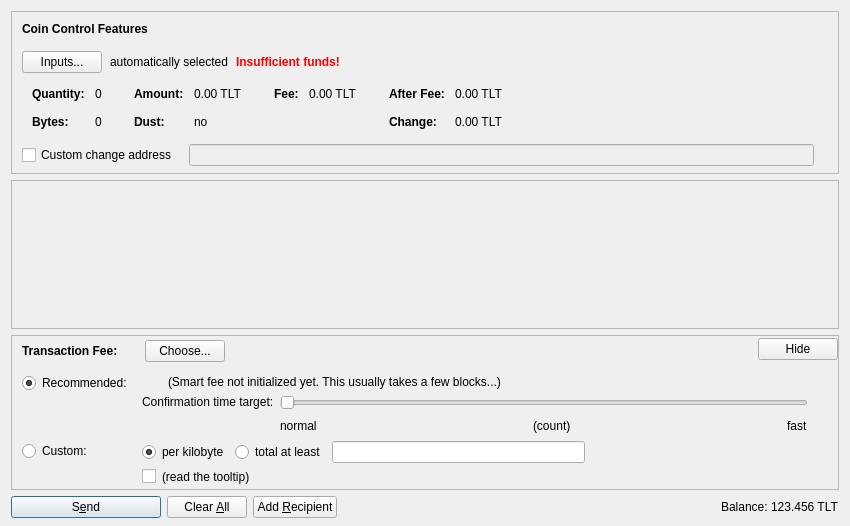
<?xml version="1.0" encoding="UTF-8"?>
<ui version="4.0">
 <class>SendCoinsDialog</class>
 <widget class="QDialog" name="SendCoinsDialog">
  <property name="geometry">
   <rect>
    <x>0</x>
    <y>0</y>
    <width>850</width>
    <height>526</height>
   </rect>
  </property>
  <property name="windowTitle">
   <string>Send Coins</string>
  </property>
  <layout class="QVBoxLayout" name="verticalLayout" stretch="0,1,0,0">
   <property name="bottomMargin">
    <number>8</number>
   </property>
   <item>
    <widget class="QFrame" name="frameCoinControl">
     <property name="sizePolicy">
      <sizepolicy hsizetype="Expanding" vsizetype="Expanding">
       <horstretch>0</horstretch>
       <verstretch>0</verstretch>
      </sizepolicy>
     </property>
     <property name="maximumSize">
      <size>
       <width>16777215</width>
       <height>16777215</height>
      </size>
     </property>
     <property name="frameShape">
      <enum>QFrame::StyledPanel</enum>
     </property>
     <property name="frameShadow">
      <enum>QFrame::Sunken</enum>
     </property>
     <layout class="QVBoxLayout" name="verticalLayoutCoinControl2">
      <property name="spacing">
       <number>0</number>
      </property>
      <property name="leftMargin">
       <number>0</number>
      </property>
      <property name="topMargin">
       <number>0</number>
      </property>
      <property name="rightMargin">
       <number>0</number>
      </property>
      <property name="bottomMargin">
       <number>6</number>
      </property>
      <item>
       <layout class="QVBoxLayout" name="verticalLayoutCoinControl" stretch="0,0,0,0,1">
        <property name="spacing">
         <number>0</number>
        </property>
        <property name="leftMargin">
         <number>10</number>
        </property>
        <property name="topMargin">
         <number>10</number>
        </property>
        <item>
         <layout class="QHBoxLayout" name="horizontalLayoutCoinControl1">
          <property name="bottomMargin">
           <number>15</number>
          </property>
          <item>
           <widget class="QLabel" name="labelCoinControlFeatures">
            <property name="sizePolicy">
             <sizepolicy hsizetype="Preferred" vsizetype="Maximum">
              <horstretch>0</horstretch>
              <verstretch>0</verstretch>
             </sizepolicy>
            </property>
            <property name="font">
             <font>
              <weight>75</weight>
              <bold>true</bold>
             </font>
            </property>
            <property name="styleSheet">
             <string notr="true">font-weight:bold;</string>
            </property>
            <property name="text">
             <string>Coin Control Features</string>
            </property>
           </widget>
          </item>
         </layout>
        </item>
        <item>
         <layout class="QHBoxLayout" name="horizontalLayoutCoinControl2" stretch="0,0,0,0">
          <property name="spacing">
           <number>8</number>
          </property>
          <property name="bottomMargin">
           <number>10</number>
          </property>
          <item>
           <widget class="QPushButton" name="pushButtonCoinControl">
            <property name="styleSheet">
             <string notr="true"/>
            </property>
            <property name="text">
             <string>Inputs...</string>
            </property>
            <property name="autoDefault">
             <bool>false</bool>
            </property>
           </widget>
          </item>
          <item>
           <widget class="QLabel" name="labelCoinControlAutomaticallySelected">
            <property name="text">
             <string>automatically selected</string>
            </property>
            <property name="margin">
             <number>5</number>
            </property>
           </widget>
          </item>
          <item>
           <widget class="QLabel" name="labelCoinControlInsuffFunds">
            <property name="font">
             <font>
              <weight>75</weight>
              <bold>true</bold>
             </font>
            </property>
            <property name="styleSheet">
             <string notr="true">color:red;font-weight:bold;</string>
            </property>
            <property name="text">
             <string>Insufficient funds!</string>
            </property>
            <property name="margin">
             <number>5</number>
            </property>
           </widget>
          </item>
          <item>
           <spacer name="horizontalSpacerCoinControl">
            <property name="orientation">
             <enum>Qt::Horizontal</enum>
            </property>
            <property name="sizeHint" stdset="0">
             <size>
              <width>40</width>
              <height>1</height>
             </size>
            </property>
           </spacer>
          </item>
         </layout>
        </item>
        <item>
         <widget class="QWidget" name="widgetCoinControl" native="true">
          <property name="sizePolicy">
           <sizepolicy hsizetype="Preferred" vsizetype="Preferred">
            <horstretch>0</horstretch>
            <verstretch>0</verstretch>
           </sizepolicy>
          </property>
          <property name="minimumSize">
           <size>
            <width>0</width>
            <height>0</height>
           </size>
          </property>
          <property name="styleSheet">
           <string notr="true"/>
          </property>
          <layout class="QHBoxLayout" name="horizontalLayoutCoinControl5">
           <property name="leftMargin">
            <number>0</number>
           </property>
           <property name="topMargin">
            <number>0</number>
           </property>
           <property name="rightMargin">
            <number>0</number>
           </property>
           <property name="bottomMargin">
            <number>0</number>
           </property>
           <item>
            <layout class="QHBoxLayout" name="horizontalLayoutCoinControl3" stretch="0,0,0,1">
             <property name="spacing">
              <number>20</number>
             </property>
             <property name="topMargin">
              <number>0</number>
             </property>
             <property name="bottomMargin">
              <number>10</number>
             </property>
             <item>
              <layout class="QFormLayout" name="formLayoutCoinControl1">
               <property name="horizontalSpacing">
                <number>10</number>
               </property>
               <property name="verticalSpacing">
                <number>14</number>
               </property>
               <property name="leftMargin">
                <number>10</number>
               </property>
               <property name="topMargin">
                <number>4</number>
               </property>
               <property name="rightMargin">
                <number>6</number>
               </property>
               <item row="0" column="0">
                <widget class="QLabel" name="labelCoinControlQuantityText">
                 <property name="font">
                  <font>
                   <weight>75</weight>
                   <bold>true</bold>
                  </font>
                 </property>
                 <property name="text">
                  <string>Quantity:</string>
                 </property>
                 <property name="margin">
                  <number>0</number>
                 </property>
                </widget>
               </item>
               <item row="0" column="1">
                <widget class="QLabel" name="labelCoinControlQuantity">
                 <property name="cursor">
                  <cursorShape>IBeamCursor</cursorShape>
                 </property>
                 <property name="contextMenuPolicy">
                  <enum>Qt::ActionsContextMenu</enum>
                 </property>
                 <property name="text">
                  <string notr="true">0</string>
                 </property>
                 <property name="margin">
                  <number>0</number>
                 </property>
                 <property name="textInteractionFlags">
                  <set>Qt::LinksAccessibleByMouse|Qt::TextSelectableByKeyboard|Qt::TextSelectableByMouse</set>
                 </property>
                </widget>
               </item>
               <item row="1" column="0">
                <widget class="QLabel" name="labelCoinControlBytesText">
                 <property name="font">
                  <font>
                   <weight>75</weight>
                   <bold>true</bold>
                  </font>
                 </property>
                 <property name="text">
                  <string>Bytes:</string>
                 </property>
                </widget>
               </item>
               <item row="1" column="1">
                <widget class="QLabel" name="labelCoinControlBytes">
                 <property name="cursor">
                  <cursorShape>IBeamCursor</cursorShape>
                 </property>
                 <property name="contextMenuPolicy">
                  <enum>Qt::ActionsContextMenu</enum>
                 </property>
                 <property name="text">
                  <string notr="true">0</string>
                 </property>
                 <property name="textInteractionFlags">
                  <set>Qt::LinksAccessibleByMouse|Qt::TextSelectableByKeyboard|Qt::TextSelectableByMouse</set>
                 </property>
                </widget>
               </item>
              </layout>
             </item>
             <item>
              <layout class="QFormLayout" name="formLayoutCoinControl2">
               <property name="horizontalSpacing">
                <number>10</number>
               </property>
               <property name="verticalSpacing">
                <number>14</number>
               </property>
               <property name="leftMargin">
                <number>6</number>
               </property>
               <property name="topMargin">
                <number>4</number>
               </property>
               <property name="rightMargin">
                <number>6</number>
               </property>
               <item row="0" column="0">
                <widget class="QLabel" name="labelCoinControlAmountText">
                 <property name="font">
                  <font>
                   <weight>75</weight>
                   <bold>true</bold>
                  </font>
                 </property>
                 <property name="text">
                  <string>Amount:</string>
                 </property>
                 <property name="margin">
                  <number>0</number>
                 </property>
                </widget>
               </item>
               <item row="0" column="1">
                <widget class="QLabel" name="labelCoinControlAmount">
                 <property name="cursor">
                  <cursorShape>IBeamCursor</cursorShape>
                 </property>
                 <property name="contextMenuPolicy">
                  <enum>Qt::ActionsContextMenu</enum>
                 </property>
                 <property name="text">
                  <string notr="true">0.00 TLT</string>
                 </property>
                 <property name="textInteractionFlags">
                  <set>Qt::LinksAccessibleByMouse|Qt::TextSelectableByKeyboard|Qt::TextSelectableByMouse</set>
                 </property>
                </widget>
               </item>
               <item row="1" column="0">
                <widget class="QLabel" name="labelCoinControlLowOutputText">
                 <property name="font">
                  <font>
                   <weight>75</weight>
                   <bold>true</bold>
                  </font>
                 </property>
                 <property name="text">
                  <string>Dust:</string>
                 </property>
                </widget>
               </item>
               <item row="1" column="1">
                <widget class="QLabel" name="labelCoinControlLowOutput">
                 <property name="cursor">
                  <cursorShape>IBeamCursor</cursorShape>
                 </property>
                 <property name="contextMenuPolicy">
                  <enum>Qt::ActionsContextMenu</enum>
                 </property>
                 <property name="text">
                  <string notr="true">no</string>
                 </property>
                 <property name="textInteractionFlags">
                  <set>Qt::LinksAccessibleByMouse|Qt::TextSelectableByKeyboard|Qt::TextSelectableByMouse</set>
                 </property>
                </widget>
               </item>
              </layout>
             </item>
             <item>
              <layout class="QFormLayout" name="formLayoutCoinControl3">
               <property name="horizontalSpacing">
                <number>10</number>
               </property>
               <property name="verticalSpacing">
                <number>14</number>
               </property>
               <property name="leftMargin">
                <number>6</number>
               </property>
               <property name="topMargin">
                <number>4</number>
               </property>
               <property name="rightMargin">
                <number>6</number>
               </property>
               <item row="0" column="0">
                <widget class="QLabel" name="labelCoinControlFeeText">
                 <property name="font">
                  <font>
                   <weight>75</weight>
                   <bold>true</bold>
                  </font>
                 </property>
                 <property name="text">
                  <string>Fee:</string>
                 </property>
                 <property name="margin">
                  <number>0</number>
                 </property>
                </widget>
               </item>
               <item row="0" column="1">
                <widget class="QLabel" name="labelCoinControlFee">
                 <property name="cursor">
                  <cursorShape>IBeamCursor</cursorShape>
                 </property>
                 <property name="contextMenuPolicy">
                  <enum>Qt::ActionsContextMenu</enum>
                 </property>
                 <property name="text">
                  <string notr="true">0.00 TLT</string>
                 </property>
                 <property name="textInteractionFlags">
                  <set>Qt::LinksAccessibleByMouse|Qt::TextSelectableByKeyboard|Qt::TextSelectableByMouse</set>
                 </property>
                </widget>
               </item>
              </layout>
             </item>
             <item>
              <layout class="QFormLayout" name="formLayoutCoinControl4">
               <property name="horizontalSpacing">
                <number>10</number>
               </property>
               <property name="verticalSpacing">
                <number>14</number>
               </property>
               <property name="leftMargin">
                <number>6</number>
               </property>
               <property name="topMargin">
                <number>4</number>
               </property>
               <property name="rightMargin">
                <number>6</number>
               </property>
               <item row="0" column="0">
                <widget class="QLabel" name="labelCoinControlAfterFeeText">
                 <property name="font">
                  <font>
                   <weight>75</weight>
                   <bold>true</bold>
                  </font>
                 </property>
                 <property name="text">
                  <string>After Fee:</string>
                 </property>
                 <property name="margin">
                  <number>0</number>
                 </property>
                </widget>
               </item>
               <item row="0" column="1">
                <widget class="QLabel" name="labelCoinControlAfterFee">
                 <property name="cursor">
                  <cursorShape>IBeamCursor</cursorShape>
                 </property>
                 <property name="contextMenuPolicy">
                  <enum>Qt::ActionsContextMenu</enum>
                 </property>
                 <property name="text">
                  <string notr="true">0.00 TLT</string>
                 </property>
                 <property name="textInteractionFlags">
                  <set>Qt::LinksAccessibleByMouse|Qt::TextSelectableByKeyboard|Qt::TextSelectableByMouse</set>
                 </property>
                </widget>
               </item>
               <item row="1" column="0">
                <widget class="QLabel" name="labelCoinControlChangeText">
                 <property name="font">
                  <font>
                   <weight>75</weight>
                   <bold>true</bold>
                  </font>
                 </property>
                 <property name="text">
                  <string>Change:</string>
                 </property>
                </widget>
               </item>
               <item row="1" column="1">
                <widget class="QLabel" name="labelCoinControlChange">
                 <property name="cursor">
                  <cursorShape>IBeamCursor</cursorShape>
                 </property>
                 <property name="contextMenuPolicy">
                  <enum>Qt::ActionsContextMenu</enum>
                 </property>
                 <property name="text">
                  <string notr="true">0.00 TLT</string>
                 </property>
                 <property name="textInteractionFlags">
                  <set>Qt::LinksAccessibleByMouse|Qt::TextSelectableByKeyboard|Qt::TextSelectableByMouse</set>
                 </property>
                </widget>
               </item>
              </layout>
             </item>
            </layout>
           </item>
          </layout>
         </widget>
        </item>
        <item>
         <layout class="QHBoxLayout" name="horizontalLayoutCoinControl4" stretch="0,0,0">
          <property name="spacing">
           <number>12</number>
          </property>
          <property name="sizeConstraint">
           <enum>QLayout::SetDefaultConstraint</enum>
          </property>
          <property name="topMargin">
           <number>5</number>
          </property>
          <property name="rightMargin">
           <number>5</number>
          </property>
          <item>
           <widget class="QCheckBox" name="checkBoxCoinControlChange">
            <property name="toolTip">
             <string>If this is activated, but the change address is empty or invalid, change will be sent to a newly generated address.</string>
            </property>
            <property name="text">
             <string>Custom change address</string>
            </property>
           </widget>
          </item>
          <item>
           <widget class="QValidatedLineEdit" name="lineEditCoinControlChange">
            <property name="enabled">
             <bool>false</bool>
            </property>
            <property name="sizePolicy">
             <sizepolicy hsizetype="Expanding" vsizetype="Fixed">
              <horstretch>0</horstretch>
              <verstretch>0</verstretch>
             </sizepolicy>
            </property>
           </widget>
          </item>
          <item>
           <widget class="QLabel" name="labelCoinControlChangeLabel">
            <property name="sizePolicy">
             <sizepolicy hsizetype="Preferred" vsizetype="Expanding">
              <horstretch>0</horstretch>
              <verstretch>0</verstretch>
             </sizepolicy>
            </property>
            <property name="minimumSize">
             <size>
              <width>0</width>
              <height>0</height>
             </size>
            </property>
            <property name="text">
             <string/>
            </property>
            <property name="margin">
             <number>3</number>
            </property>
           </widget>
          </item>
         </layout>
        </item>
        <item>
         <spacer name="verticalSpacerCoinControl">
          <property name="orientation">
           <enum>Qt::Vertical</enum>
          </property>
          <property name="sizeHint" stdset="0">
           <size>
            <width>800</width>
            <height>1</height>
           </size>
          </property>
         </spacer>
        </item>
       </layout>
      </item>
     </layout>
    </widget>
   </item>
   <item>
    <widget class="QScrollArea" name="scrollArea">
     <property name="widgetResizable">
      <bool>true</bool>
     </property>
     <widget class="QWidget" name="scrollAreaWidgetContents">
      <property name="geometry">
       <rect>
        <x>0</x>
        <y>0</y>
        <width>830</width>
        <height>104</height>
       </rect>
      </property>
      <layout class="QVBoxLayout" name="verticalLayout_2" stretch="0,1">
       <property name="leftMargin">
        <number>0</number>
       </property>
       <property name="topMargin">
        <number>0</number>
       </property>
       <property name="rightMargin">
        <number>0</number>
       </property>
       <property name="bottomMargin">
        <number>0</number>
       </property>
       <item>
        <layout class="QVBoxLayout" name="entries">
         <property name="spacing">
          <number>6</number>
         </property>
        </layout>
       </item>
       <item>
        <spacer name="verticalSpacer">
         <property name="orientation">
          <enum>Qt::Vertical</enum>
         </property>
         <property name="sizeHint" stdset="0">
          <size>
           <width>20</width>
           <height>40</height>
          </size>
         </property>
        </spacer>
       </item>
      </layout>
     </widget>
    </widget>
   </item>
   <item>
    <widget class="QFrame" name="frameFee">
     <property name="sizePolicy">
      <sizepolicy hsizetype="Expanding" vsizetype="Expanding">
       <horstretch>0</horstretch>
       <verstretch>0</verstretch>
      </sizepolicy>
     </property>
     <property name="maximumSize">
      <size>
       <width>16777215</width>
       <height>16777215</height>
      </size>
     </property>
     <property name="frameShape">
      <enum>QFrame::StyledPanel</enum>
     </property>
     <property name="frameShadow">
      <enum>QFrame::Sunken</enum>
     </property>
     <layout class="QVBoxLayout" name="verticalLayoutFee1">
      <property name="spacing">
       <number>0</number>
      </property>
      <property name="leftMargin">
       <number>0</number>
      </property>
      <property name="topMargin">
       <number>0</number>
      </property>
      <property name="rightMargin">
       <number>0</number>
      </property>
      <property name="bottomMargin">
       <number>0</number>
      </property>
      <item>
       <layout class="QVBoxLayout" name="verticalLayoutFee2" stretch="0,0,0">
        <property name="spacing">
         <number>0</number>
        </property>
        <property name="leftMargin">
         <number>10</number>
        </property>
        <property name="topMargin">
         <number>0</number>
        </property>
        <item>
         <layout class="QHBoxLayout" name="horizontalLayoutFee1">
          <property name="bottomMargin">
           <number>0</number>
          </property>
          <item>
           <layout class="QVBoxLayout" name="verticalLayoutFee7">
            <property name="spacing">
             <number>0</number>
            </property>
            <item>
             <spacer name="verticalSpacerSmartFee">
              <property name="orientation">
               <enum>Qt::Vertical</enum>
              </property>
              <property name="sizeType">
               <enum>QSizePolicy::Fixed</enum>
              </property>
              <property name="sizeHint" stdset="0">
               <size>
                <width>1</width>
                <height>4</height>
               </size>
              </property>
             </spacer>
            </item>
            <item>
             <layout class="QHBoxLayout" name="horizontalLayoutSmartFee">
              <property name="spacing">
               <number>10</number>
              </property>
              <item>
               <widget class="QLabel" name="labelFeeHeadline">
                <property name="sizePolicy">
                 <sizepolicy hsizetype="Preferred" vsizetype="Maximum">
                  <horstretch>0</horstretch>
                  <verstretch>0</verstretch>
                 </sizepolicy>
                </property>
                <property name="font">
                 <font>
                  <weight>75</weight>
                  <bold>true</bold>
                 </font>
                </property>
                <property name="styleSheet">
                 <string notr="true">font-weight:bold;</string>
                </property>
                <property name="text">
                 <string>Transaction Fee:</string>
                </property>
               </widget>
              </item>
              <item>
               <widget class="QLabel" name="labelFeeMinimized">
                <property name="text">
                 <string/>
                </property>
               </widget>
              </item>
              <item>
               <widget class="QPushButton" name="buttonChooseFee">
                <property name="text">
                 <string>Choose...</string>
                </property>
               </widget>
              </item>
             </layout>
            </item>
            <item>
             <spacer name="verticalSpacer_5">
              <property name="orientation">
               <enum>Qt::Vertical</enum>
              </property>
              <property name="sizeHint" stdset="0">
               <size>
                <width>1</width>
                <height>1</height>
               </size>
              </property>
             </spacer>
            </item>
           </layout>
          </item>
          <item>
           <spacer name="horizontalSpacer_4">
            <property name="orientation">
             <enum>Qt::Horizontal</enum>
            </property>
            <property name="sizeHint" stdset="0">
             <size>
              <width>40</width>
              <height>20</height>
             </size>
            </property>
           </spacer>
          </item>
          <item>
           <widget class="QPushButton" name="buttonMinimizeFee">
            <property name="toolTip">
             <string>collapse fee-settings</string>
            </property>
            <property name="text">
             <string>Hide</string>
            </property>
           </widget>
          </item>
         </layout>
        </item>
        <item>
         <widget class="QFrame" name="frameFeeSelection">
          <layout class="QVBoxLayout" name="verticalLayoutFee12">
           <property name="spacing">
            <number>0</number>
           </property>
           <property name="leftMargin">
            <number>0</number>
           </property>
           <property name="topMargin">
            <number>0</number>
           </property>
           <property name="rightMargin">
            <number>0</number>
           </property>
           <property name="bottomMargin">
            <number>0</number>
           </property>
           <item>
            <layout class="QGridLayout" name="gridLayoutFee">
             <property name="topMargin">
              <number>10</number>
             </property>
             <property name="bottomMargin">
              <number>4</number>
             </property>
             <property name="horizontalSpacing">
              <number>10</number>
             </property>
             <property name="verticalSpacing">
              <number>4</number>
             </property>
             <item row="1" column="1">
              <layout class="QVBoxLayout" name="verticalLayoutFee8">
               <property name="spacing">
                <number>6</number>
               </property>
               <item>
                <layout class="QHBoxLayout" name="horizontalLayoutFee13">
                 <item>
                  <widget class="QRadioButton" name="radioCustomPerKilobyte">
                   <property name="toolTip">
                    <string>If the custom fee is set to 1000 satoshis and the transaction is only 250 bytes, then &quot;per kilobyte&quot; only pays 250 satoshis in fee, while &quot;total at least&quot; pays 1000 satoshis. For transactions bigger than a kilobyte both pay by kilobyte.</string>
                   </property>
                   <property name="text">
                    <string>per kilobyte</string>
                   </property>
                   <property name="checked">
                    <bool>true</bool>
                   </property>
                   <attribute name="buttonGroup">
                    <string notr="true">groupCustomFee</string>
                   </attribute>
                  </widget>
                 </item>
                 <item>
                  <widget class="QRadioButton" name="radioCustomAtLeast">
                   <property name="toolTip">
                    <string>If the custom fee is set to 1000 satoshis and the transaction is only 250 bytes, then &quot;per kilobyte&quot; only pays 250 satoshis in fee, while &quot;total at least&quot; pays 1000 satoshis. For transactions bigger than a kilobyte both pay by kilobyte.</string>
                   </property>
                   <property name="text">
                    <string>total at least</string>
                   </property>
                   <attribute name="buttonGroup">
                    <string notr="true">groupCustomFee</string>
                   </attribute>
                  </widget>
                 </item>
                 <item>
                  <widget class="BitcoinAmountField" name="customFee"/>
                 </item>
                 <item>
                  <spacer name="horizontalSpacer_6">
                   <property name="orientation">
                    <enum>Qt::Horizontal</enum>
                   </property>
                   <property name="sizeHint" stdset="0">
                    <size>
                     <width>1</width>
                     <height>1</height>
                    </size>
                   </property>
                  </spacer>
                 </item>
                </layout>
               </item>
               <item>
                <layout class="QHBoxLayout" name="horizontalLayoutFee8">
                 <item>
                  <widget class="QCheckBox" name="checkBoxMinimumFee">
                   <property name="toolTip">
                    <string>Paying only the minimum fee is just fine as long as there is less transaction volume than space in the blocks. But be aware that this can end up in a never confirming transaction once there is more demand for tilt transactions than the network can process.</string>
                   </property>
                   <property name="text">
                    <string/>
                   </property>
                  </widget>
                 </item>
                 <item>
                  <widget class="QLabel" name="labelMinFeeWarning">
                   <property name="enabled">
                    <bool>true</bool>
                   </property>
                   <property name="toolTip">
                    <string>Paying only the minimum fee is just fine as long as there is less transaction volume than space in the blocks. But be aware that this can end up in a never confirming transaction once there is more demand for tilt transactions than the network can process.</string>
                   </property>
                   <property name="text">
                    <string>(read the tooltip)</string>
                   </property>
                   <property name="margin">
                    <number>5</number>
                   </property>
                  </widget>
                 </item>
                 <item>
                  <spacer name="horizontalSpacer_2">
                   <property name="orientation">
                    <enum>Qt::Horizontal</enum>
                   </property>
                   <property name="sizeHint" stdset="0">
                    <size>
                     <width>1</width>
                     <height>1</height>
                    </size>
                   </property>
                  </spacer>
                 </item>
                </layout>
               </item>
              </layout>
             </item>
             <item row="0" column="0">
              <layout class="QVBoxLayout" name="verticalLayoutFee4" stretch="0,1">
               <item>
                <widget class="QRadioButton" name="radioSmartFee">
                 <property name="text">
                  <string>Recommended:</string>
                 </property>
                 <property name="checked">
                  <bool>true</bool>
                 </property>
                 <attribute name="buttonGroup">
                  <string notr="true">groupFee</string>
                 </attribute>
                </widget>
               </item>
               <item>
                <spacer name="verticalSpacer_2">
                 <property name="orientation">
                  <enum>Qt::Vertical</enum>
                 </property>
                 <property name="sizeHint" stdset="0">
                  <size>
                   <width>1</width>
                   <height>1</height>
                  </size>
                 </property>
                </spacer>
               </item>
              </layout>
             </item>
             <item row="1" column="0">
              <layout class="QVBoxLayout" name="verticalLayoutFee9" stretch="0,1">
               <item>
                <widget class="QRadioButton" name="radioCustomFee">
                 <property name="text">
                  <string>Custom:</string>
                 </property>
                 <attribute name="buttonGroup">
                  <string notr="true">groupFee</string>
                 </attribute>
                </widget>
               </item>
               <item>
                <spacer name="verticalSpacer_6">
                 <property name="orientation">
                  <enum>Qt::Vertical</enum>
                 </property>
                 <property name="sizeHint" stdset="0">
                  <size>
                   <width>1</width>
                   <height>1</height>
                  </size>
                 </property>
                </spacer>
               </item>
              </layout>
             </item>
             <item row="0" column="1">
              <layout class="QVBoxLayout" name="verticalLayoutFee3" stretch="0,0,1">
               <property name="spacing">
                <number>6</number>
               </property>
               <property name="topMargin">
                <number>2</number>
               </property>
               <item>
                <layout class="QHBoxLayout" name="horizontalLayoutFee12">
                 <item>
                  <widget class="QLabel" name="labelSmartFee">
                   <property name="text">
                    <string/>
                   </property>
                   <property name="margin">
                    <number>2</number>
                   </property>
                  </widget>
                 </item>
                 <item>
                  <widget class="QLabel" name="labelFeeEstimation">
                   <property name="text">
                    <string/>
                   </property>
                  </widget>
                 </item>
                 <item>
                  <widget class="QLabel" name="labelSmartFee2">
                   <property name="text">
                    <string>(Smart fee not initialized yet. This usually takes a few blocks...)</string>
                   </property>
                   <property name="margin">
                    <number>2</number>
                   </property>
                  </widget>
                 </item>
                 <item>
                  <spacer name="horizontalSpacer_5">
                   <property name="orientation">
                    <enum>Qt::Horizontal</enum>
                   </property>
                   <property name="sizeHint" stdset="0">
                    <size>
                     <width>1</width>
                     <height>1</height>
                    </size>
                   </property>
                  </spacer>
                 </item>
                </layout>
               </item>
               <item>
                <layout class="QHBoxLayout" name="horizontalLayoutFee9">
                 <item>
                  <layout class="QVBoxLayout" name="verticalLayoutFee6">
                   <item>
                    <widget class="QLabel" name="labelSmartFee3">
                     <property name="text">
                      <string>Confirmation time target:</string>
                     </property>
                     <property name="margin">
                      <number>2</number>
                     </property>
                    </widget>
                   </item>
                   <item>
                    <spacer name="verticalSpacer_3">
                     <property name="orientation">
                      <enum>Qt::Vertical</enum>
                     </property>
                     <property name="sizeHint" stdset="0">
                      <size>
                       <width>1</width>
                       <height>1</height>
                      </size>
                     </property>
                    </spacer>
                   </item>
                  </layout>
                 </item>
                 <item>
                  <layout class="QVBoxLayout" name="verticalLayoutFee5">
                   <property name="rightMargin">
                    <number>30</number>
                   </property>
                   <item>
                    <widget class="QSlider" name="sliderSmartFee">
                     <property name="minimum">
                      <number>0</number>
                     </property>
                     <property name="maximum">
                      <number>23</number>
                     </property>
                     <property name="pageStep">
                      <number>1</number>
                     </property>
                     <property name="value">
                      <number>0</number>
                     </property>
                     <property name="orientation">
                      <enum>Qt::Horizontal</enum>
                     </property>
                     <property name="invertedAppearance">
                      <bool>false</bool>
                     </property>
                     <property name="invertedControls">
                      <bool>false</bool>
                     </property>
                     <property name="tickPosition">
                      <enum>QSlider::NoTicks</enum>
                     </property>
                    </widget>
                   </item>
                   <item>
                    <layout class="QHBoxLayout" name="horizontalLayoutFee10">
                     <item>
                      <widget class="QLabel" name="labelSmartFeeNormal">
                       <property name="text">
                        <string>normal</string>
                       </property>
                      </widget>
                     </item>
                     <item>
                      <spacer name="horizontalSpacer_7">
                       <property name="orientation">
                        <enum>Qt::Horizontal</enum>
                       </property>
                       <property name="sizeHint" stdset="0">
                        <size>
                         <width>40</width>
                         <height>20</height>
                        </size>
                       </property>
                      </spacer>
                     </item>
                     <item>
                      <widget class="QLabel" name="confirmationTargetLabel">
                       <property name="text">
                        <string notr="true">(count)</string>
                       </property>
                      </widget>
                     </item>
                     <item>
                      <spacer name="horizontalSpacer_3">
                       <property name="orientation">
                        <enum>Qt::Horizontal</enum>
                       </property>
                       <property name="sizeHint" stdset="0">
                        <size>
                         <width>40</width>
                         <height>20</height>
                        </size>
                       </property>
                      </spacer>
                     </item>
                     <item>
                      <widget class="QLabel" name="labelSmartFeeFast">
                       <property name="text">
                        <string>fast</string>
                       </property>
                      </widget>
                     </item>
                    </layout>
                   </item>
                  </layout>
                 </item>
                </layout>
               </item>
               <item>
                <spacer name="verticalSpacer_4">
                 <property name="orientation">
                  <enum>Qt::Vertical</enum>
                 </property>
                 <property name="sizeHint" stdset="0">
                  <size>
                   <width>1</width>
                   <height>1</height>
                  </size>
                 </property>
                </spacer>
               </item>
              </layout>
             </item>
            </layout>
           </item>
          </layout>
         </widget>
        </item>
        <item>
         <spacer name="verticalSpacerFee">
          <property name="orientation">
           <enum>Qt::Vertical</enum>
          </property>
          <property name="sizeHint" stdset="0">
           <size>
            <width>800</width>
            <height>1</height>
           </size>
          </property>
         </spacer>
        </item>
       </layout>
      </item>
     </layout>
    </widget>
   </item>
   <item>
    <layout class="QHBoxLayout" name="horizontalLayout">
     <item>
      <widget class="QPushButton" name="sendButton">
       <property name="minimumSize">
        <size>
         <width>150</width>
         <height>0</height>
        </size>
       </property>
       <property name="toolTip">
        <string>Confirm the send action</string>
       </property>
       <property name="text">
        <string>S&amp;end</string>
       </property>
       <property name="icon">
        <iconset resource="../bitcoin.qrc">
         <normaloff>:/icons/send</normaloff>:/icons/send</iconset>
       </property>
       <property name="autoDefault">
        <bool>false</bool>
       </property>
       <property name="default">
        <bool>true</bool>
       </property>
      </widget>
     </item>
     <item>
      <widget class="QPushButton" name="clearButton">
       <property name="sizePolicy">
        <sizepolicy hsizetype="Minimum" vsizetype="Fixed">
         <horstretch>0</horstretch>
         <verstretch>0</verstretch>
        </sizepolicy>
       </property>
       <property name="toolTip">
        <string>Clear all fields of the form.</string>
       </property>
       <property name="text">
        <string>Clear &amp;All</string>
       </property>
       <property name="icon">
        <iconset resource="../bitcoin.qrc">
         <normaloff>:/icons/remove</normaloff>:/icons/remove</iconset>
       </property>
       <property name="autoDefault">
        <bool>false</bool>
       </property>
      </widget>
     </item>
     <item>
      <widget class="QPushButton" name="addButton">
       <property name="toolTip">
        <string>Send to multiple recipients at once</string>
       </property>
       <property name="text">
        <string>Add &amp;Recipient</string>
       </property>
       <property name="icon">
        <iconset resource="../bitcoin.qrc">
         <normaloff>:/icons/add</normaloff>:/icons/add</iconset>
       </property>
       <property name="autoDefault">
        <bool>false</bool>
       </property>
      </widget>
     </item>
     <item>
      <spacer name="horizontalSpacer">
       <property name="orientation">
        <enum>Qt::Horizontal</enum>
       </property>
       <property name="sizeHint" stdset="0">
        <size>
         <width>40</width>
         <height>20</height>
        </size>
       </property>
      </spacer>
     </item>
     <item>
      <layout class="QHBoxLayout" name="horizontalLayout_2">
       <property name="spacing">
        <number>3</number>
       </property>
       <item>
        <widget class="QLabel" name="label">
         <property name="sizePolicy">
          <sizepolicy hsizetype="Preferred" vsizetype="Fixed">
           <horstretch>0</horstretch>
           <verstretch>0</verstretch>
          </sizepolicy>
         </property>
         <property name="text">
          <string>Balance:</string>
         </property>
        </widget>
       </item>
       <item>
        <widget class="QLabel" name="labelBalance">
         <property name="sizePolicy">
          <sizepolicy hsizetype="Preferred" vsizetype="Fixed">
           <horstretch>0</horstretch>
           <verstretch>0</verstretch>
          </sizepolicy>
         </property>
         <property name="cursor">
          <cursorShape>IBeamCursor</cursorShape>
         </property>
         <property name="text">
          <string notr="true">123.456 TLT</string>
         </property>
         <property name="textInteractionFlags">
          <set>Qt::LinksAccessibleByMouse|Qt::TextSelectableByKeyboard|Qt::TextSelectableByMouse</set>
         </property>
        </widget>
       </item>
      </layout>
     </item>
    </layout>
   </item>
  </layout>
 </widget>
 <customwidgets>
  <customwidget>
   <class>QValidatedLineEdit</class>
   <extends>QLineEdit</extends>
   <header>qvalidatedlineedit.h</header>
  </customwidget>
  <customwidget>
   <class>BitcoinAmountField</class>
   <extends>QLineEdit</extends>
   <header>bitcoinamountfield.h</header>
   <container>1</container>
  </customwidget>
 </customwidgets>
 <resources>
  <include location="../bitcoin.qrc"/>
 </resources>
 <connections/>
 <buttongroups>
  <buttongroup name="groupFee"/>
  <buttongroup name="groupCustomFee"/>
 </buttongroups>
</ui>
